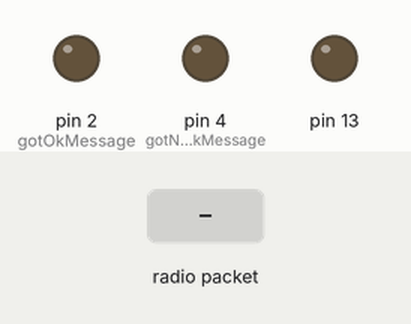
A sketch run on a simulated Arduino Uno, built with avr-gcc and run on an emulated ATmega328P. Shown: output pins drawn as LEDs (lit = HIGH). The test bench sets the inputs (shaded band). No radio packets arrive unless stated; what the sketch prints to the serial monitor is not drawn.

Above: at 1.2 s.
1.3 s: radio packet "1" arrives
Timing chart, 0 to 4.3 s (numbered marks = the images above; inputs shaded):
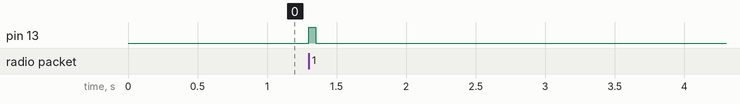

The sketch:

arduinoRecieverTest.ino
```cpp
#include <VirtualWire.h>

const int gotOkMessage = 2;
const int gotNoOkMessage = 4;
const unsigned int RX_RECIEVER_PIN = 12;
const unsigned int RX_BIT_PER_SEC = 4000;
const char* EXPECTED_MESSAGE = "Opi";

unsigned long lastMessage = 0;
unsigned long currentMessage = 0;

void setup()
{
  Serial.begin(9600);

  pinMode(gotOkMessage, OUTPUT);
  pinMode(gotNoOkMessage, OUTPUT);
  pinMode(13, OUTPUT);

  init_vw();
}

void loop()
{
  uint8_t bufLen = VW_MAX_MESSAGE_LEN;
  uint8_t buf[VW_MAX_MESSAGE_LEN];

  if(vw_get_message(buf, &bufLen))
  {
    currentMessage = millis();
    Serial.print((currentMessage - lastMessage) / 1000);
    Serial.println(" sec");
    lastMessage = currentMessage;

    digitalWrite(13,HIGH);
    delay(50);
    digitalWrite(13,LOW);
  }
}

void init_vw()
{
  vw_set_rx_pin(RX_RECIEVER_PIN);
  vw_set_ptt_inverted(true);

  vw_setup(RX_BIT_PER_SEC);
  vw_rx_start();
}

bool areStrEqual(const char* str01, const uint8_t* str02, int str02Size)
{
    if(getStrLen(str01) != str02Size)
      return false;

    for(int i=0; i<str02Size; i++)
      if(str01[i] != (char) str02[i])
        return false;

    return true;
}

int getStrLen(const char* str)
{
    int len = 0;
    while(*str++)
        ++len;
    return len;
}
```

Measured:
- after the input at 1.3 s, pin 13: LOW → HIGH at once, → LOW 0.05 s later
